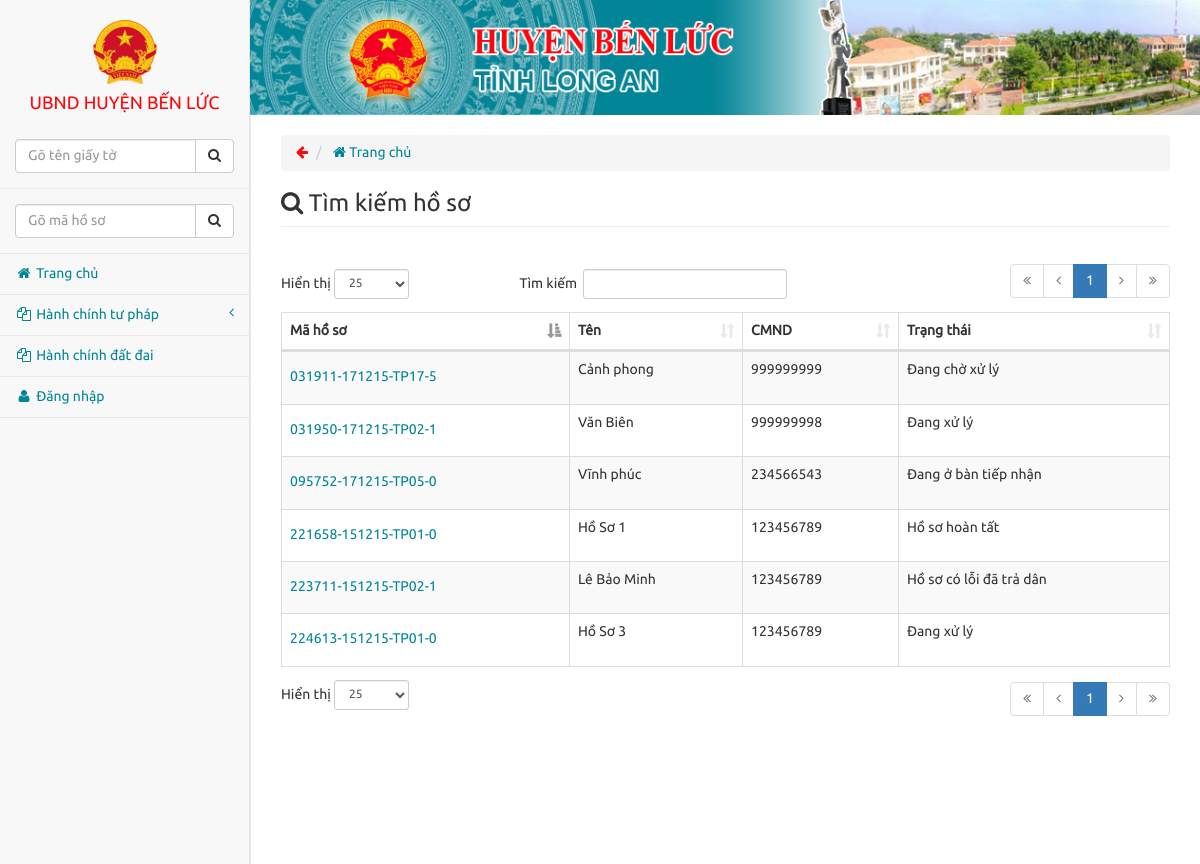
Page /index.php/admin/xem_ho_so on the committed database.
### tables this page shows
CREATE TABLE IF NOT EXISTS `ho_so` (
  `id` int(11) NOT NULL AUTO_INCREMENT,
  `mshs` varchar(200) NOT NULL,
  `name` varchar(200) NOT NULL,
  `type` int(11) NOT NULL,
  `cmnd` int(11) NOT NULL,
  `status` int(11) NOT NULL,
  `mcb` varchar(200) NOT NULL,
  `lich_su_ho_so` text NOT NULL,
  `num_error` int(11) NOT NULL,
  `ngay_tra` varchar(200) NOT NULL,
  `sdt` varchar(200) NOT NULL,
  `dia_chi` text NOT NULL,
  `tt_giay_to_da_thu` text NOT NULL,
  `note` text NOT NULL,
  `error` text NOT NULL,
  `tien_thu` int(11) NOT NULL,
  PRIMARY KEY (`id`)
);

### application/controllers/admin/Xem_ho_so.php (called while the page is built, shortened)
<?php
class Xem_ho_so extends CI_Controller {
	public function index()
	{
		$this->load->model('ho_so');
		$data['title'] = 'Hồ sơ chi tiết - UBND Huyện Bến Lức';
		$this->load->view('templates/header', $data);
		$this->load->view('templates/aside');
		$this->load->view('templates/nav');
		$query = $this->ho_so->search_ho_so($this->input->post('num_search'),
			100,0);
		if($query){
			$this->load->view('ho_so_view',array(
					'query'=>$query
				));
		}else{
			redirect(base_url('trang_chu'));
		}
		$this->load->view('templates/footer');
	}
}

### index.php (called while the page is built, shortened)
<?php
require_once BASEPATH.'core/CodeIgniter.php';

### application/models/Ho_so.php (called while the page is built, shortened)
<?php
class Ho_so extends CI_Model {
    public function search_ho_so($id, $limit, $offset){
        $query = $this->db->get('ho_so');
        $array=array();
        $low_key=strval ($id);
       $low_key=strtolower($low_key);
      foreach($query->result_array() as $row){
        $low_search=strtolower($row['mshs']);
        $pos = strpos($low_search, $low_key);
        $pos1 = strpos($row['cmnd'], $low_key);
        if (($pos === false)&&($pos1 === false)) {
             } else {
                 $array[] = $row['id'];
            }
        }
        for ($i=0;$i<count($array);$i++){
            $this->db->or_where('id',  $array[$i]);
             }
        $this->db->limit($limit);
        $this->db->offset($offset);
        $q = $this->db->get('ho_so');
        return $q;
    }
}

### application/views/ho_so_view.php (the view, shortened to what this page needs)
<div class="col-lg-12">
    <ol class="breadcrumb">
        <li class="cursor back">
            <i class="fa fa-arrow-left"></i>
        </li>
        <li>
            <a href="<?php echo base_url('trang_chu'); ?>">
                <i class="fa fa-home"></i> Trang chủ
            </a>
        </li>
    </ol>
    <h3 class="page-header marTop"><i class="fa fa-search"></i> Tìm kiếm hồ sơ</h3>
    <div class="panel-body">
        <div class="row">
            <table id="table" class="table table-striped table-bordered">
                <thead>
                <tr>
                    <th>Mã hồ sơ</th>
                    <th>Tên</th>
                    <th>CMND</th>
                    <th>Trạng thái</th>
                </tr>
                </thead>
                <tbody>
            <?php
                foreach ($query->result() as $row){
  if($row->status==0) $arr='Đang ở bàn tiếp nhận';
  if($row->status==1)  $arr='Đang chờ xử lý';
  if($row->status==2)  $arr='Đang xử lý';
  if($row->status==5)  $arr='Hồ sơ hoàn tất';
  if($row->status==8)  $arr='Hồ sơ có lỗi đã trả dân';
                echo '<tr>
              <td><a href="'.base_url().'admin/xem_ho_so/details/'.$row->id.'">
                <h5 class="truncate">'.$row->mshs.' </h5></a></td>
              <td> '.$row->name.'</td>
              <td>'.$row->cmnd.'</td>
                  <td>'.$arr.'</td>
                  </tr>';
                    }
                    ?>
                </tbody>
            </table>
        </div>
    </div>
</div>

### application/views/templates/header.php (shortened to what this page needs)
<!DOCTYPE html>
<html lang="en">
<head>
    <link href="<?php echo base_url('css/bootstrap.min.css'); ?>" rel="stylesheet">
    <link href="<?php echo base_url('css/jasny-bootstrap.min.css'); ?>" rel="stylesheet">
    <link href="<?php echo base_url('css/metisMenu.min.css'); ?>" rel="stylesheet">
    <link href="<?php echo base_url('css/demo-2.css'); ?>" rel="stylesheet">
    <link href="<?php echo base_url('css/font-awesome.min.css'); ?>" rel="stylesheet" type="text/css">
    <link href="<?php echo base_url('css/amaran.min.css'); ?>" rel="stylesheet">
    <link href="<?php echo base_url('css/dataTables.bootstrap.min.css'); ?>" rel="stylesheet">
    <link href="<?php echo base_url();?>css/jquery-ui.min.css" rel="stylesheet">
    <link href="<?php echo base_url('css/bootstrap-select.min.css'); ?>" rel="stylesheet" type="text/css">
    <link href="<?php echo base_url('css/fullcalendar.css'); ?>" rel="stylesheet" type="text/css">
</head>
<body>
<div id="wrapper">

### application/views/templates/aside.php (shortened to what this page needs)
<div class="navmenu navbar-default sidebar navmenu-fixed-left offcanvas-sm">
    <a class="navmenu-brand sidebar-nav visible-md visible-lg center" href="<?php echo base_url('trang_chu'); ?>">
        <img src="<?php echo base_url('img/logo.ico') ;?>" alt="">
        <p class="brand">UBND HUYỆN BẾN LỨC</p>
    </a>
    <ul class="nav navmenu-nav" id="side-menu">
        <li class="sidebar-search">
            <form  role="search" method="post"action="<?php echo base_url();?>phan_muc/8">
            <div class="input-group custom-search-form">
                <input type="text" class="form-control"name ="key_search" placeholder="Gõ tên giấy tờ">
                    <span class="input-group-btn">
                        <button class="btn btn-default" type="button">
                            <i class="fa fa-search"></i>
                        </button>
                    </span>
            </div>
            </form>
        </li>
        <li class="sidebar-search">
            <form role="search" method="post"action="<?php echo base_url();?>admin/xem_ho_so">
            <div class="input-group custom-search-form">
                <input type="text" class="form-control"name ="num_search" placeholder="Gõ mã hồ sơ">
                    <span class="input-group-btn">
                        <button class="btn btn-default" type="button">
                            <i class="fa fa-search"></i>
                        </button>
                    </span>
            </div>
            </form>
        </li>
        <li>
            <a href="<?php echo base_url('trang_chu'); ?>"><i class="fa fa-home fa-fw"></i> Trang chủ</a>
        </li>
        <li>
            <a href="<?php echo base_url('tu_phap'); ?>"><i class="fa fa-files-o fa-fw"></i> Hành chính tư pháp<span class="fa arrow"></span></a>
        </li>
        <li>
            <a href="<?php echo base_url('dat_dai'); ?>"><i class="fa fa-files-o fa-fw"></i> Hành chính đất đai</a>
        </li>
        <?php
        if (!isset($_SESSION['name_user'])){
        echo'
        <li>
            <a href="'. base_url('admin/admin').'"><i class="fa fa-user fa-fw"></i> Đăng nhập</a>
        </li>';}
        ?>
    </ul>
</div>

### application/views/templates/nav.php (shortened to what this page needs)
<div class="banner"></div>
<div id="page-wrapper">
    <div class="row">

### application/views/templates/footer.php (shortened to what this page needs)
</div>
</div>
</div>
</body>
</html>

### css/demo-2.css (style rules this page uses)
body { background-color: #f8f8f8; }
#wrapper { width: 100%; }
#page-wrapper { padding: 0 15px; min-height: 568px; background-color: #fff; }
@media (min-width:768px) { #page-wrapper { position: inherit; padding: 0 30px; border-left: 1px solid #e7e7e7; } }
.sidebar .sidebar-search { padding: 15px; }
.sidebar ul li { border-bottom: 1px solid #e7e7e7; }
.sidebar .arrow { float: right; }
.sidebar .fa.arrow:before { content: "\f104"; }
table.dataTable thead .sorting, table.dataTable thead .sorting_asc, table.dataTable thead .sorting_desc, table.dataTable thead .sorting_asc_disabled, table.dataTable thead .sorting_desc_disabled { background: 0 0; }
table.dataTable thead .sorting_asc:after { content: "\f0de"; float: right; font-family: fontawesome; }
table.dataTable thead .sorting:after { content: "\f0dc"; float: right; font-family: fontawesome; color: rgba(50,50,50,.5); }
.navmenu, .navbar-offcanvas { width: 250px; }
@media (min-width: 992px) { body { padding-left: 250px; } }
.banner { background-image: url("../img/banner.png"); background-repeat: no-repeat; background-size: cover; padding-bottom: 12.1%; }
body { font-family: ubuntu; }
.brand { padding-top: 10px; color: #ff040a; }
.navmenu-brand { padding-bottom: 0px; }
.center { text-align: center; }
.marTop { margin-top: 7px; }
.breadcrumb { margin-top: 20px; }
a { color: #018597; }
p { margin: 0px 0px 0px; }
.cursor { cursor: pointer; color: #ff040a; }
.table { margin-bottom: 0; }
li { list-style-type: none; }

### rows in the picture
ho_so: mshs "221658-151215-TP01-0", name "Hồ Sơ 1", cmnd "123456789", status "Hồ sơ hoàn tất"
ho_so: mshs "223711-151215-TP02-1", name "Lê Bảo Minh", cmnd "123456789", status "Hồ sơ có lỗi đã trả dân"
ho_so: mshs "224613-151215-TP01-0", name "Hồ Sơ 3", cmnd "123456789", status "Đang xử lý"
ho_so: mshs "031911-171215-TP17-5", name "Cảnh phong", cmnd "999999999", status "Đang chờ xử lý"
ho_so: mshs "031950-171215-TP02-1", name "Văn Biên", cmnd "999999998", status "Đang xử lý"
ho_so: mshs "095752-171215-TP05-0", name "Vĩnh phúc", cmnd "234566543", status "Đang ở bàn tiếp nhận"
